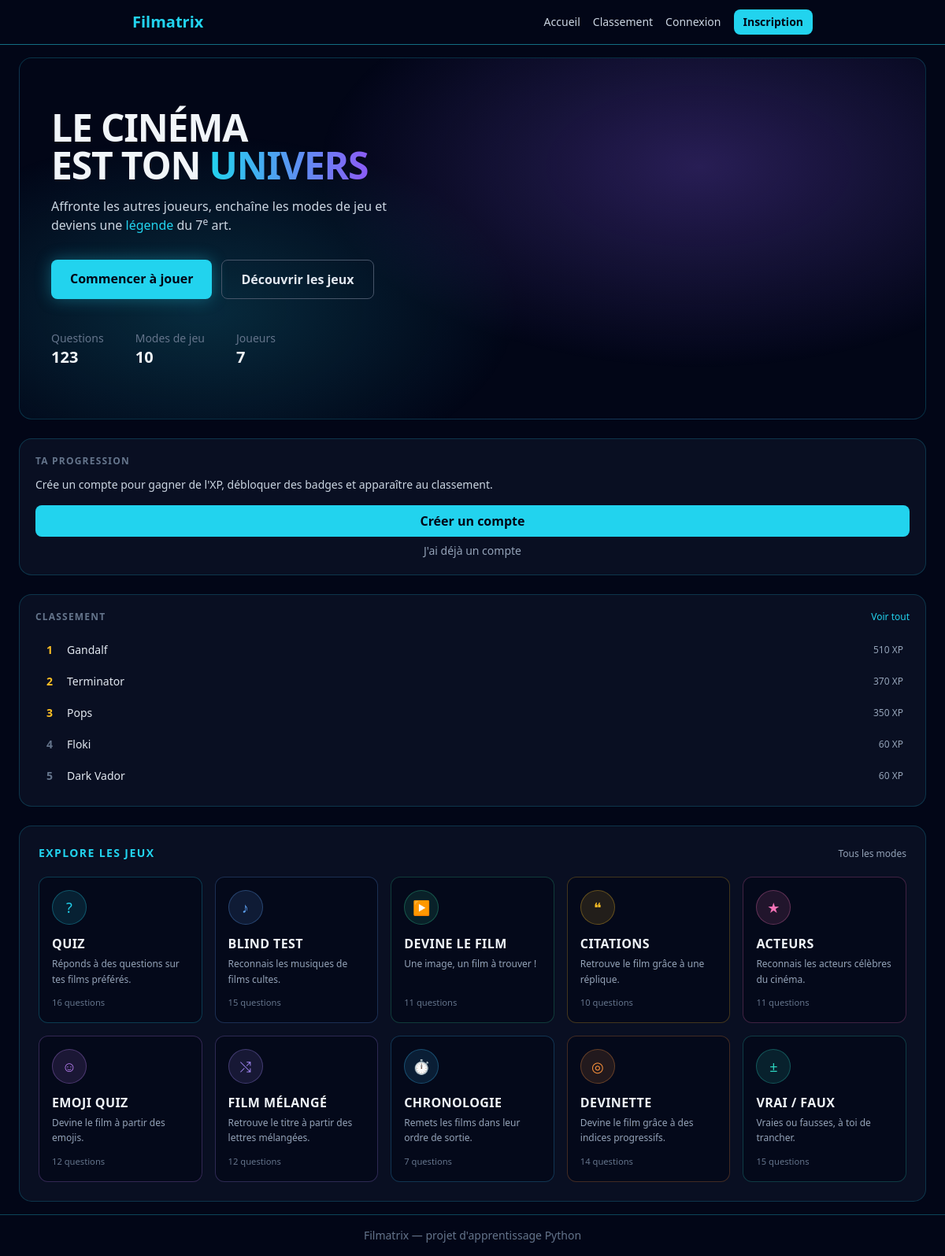
The page / on the database its author committed.
### src/models.py (models this page shows, shortened)
class User(db.Model, UserMixin):
    __tablename__ = "users"
    id = db.Column(db.Integer, primary_key=True)
    username = db.Column(db.String(50), unique=True, nullable=False)
    email = db.Column(db.String(120), unique=True, nullable=False)
    password_hash = db.Column(db.String(255), nullable=False)
    total_xp = db.Column(db.Integer, nullable=False, default=0)
    coins = db.Column(db.Integer, nullable=False, default=0)
    equipped_title = db.Column(db.String(50), nullable=True)
    is_admin = db.Column(db.Boolean, nullable=False, default=False)
    avatar = db.Column(db.String(10), nullable=True)
    bio = db.Column(db.String(280), nullable=True)

### app.py (the view)
    @app.route("/")
    def home() -> str:
        question_counts = dict(
            db.session.query(Question.mode, func.count(Question.id))
            .group_by(Question.mode)
            .all()
        )
        playable_modes = [
            dict(mode, question_count=question_counts.get(mode["slug"], 0))
            for mode in GAME_MODES
            if question_counts.get(mode["slug"], 0) > 0
        ]
        top_players = User.query.order_by(User.total_xp.desc()).limit(5).all()
        level_info = None
        correct_count = 0
        if current_user.is_authenticated:
            level_info = calculate_level(current_user.total_xp)
            correct_count = Attempt.query.filter_by(
                user_id=current_user.id, is_correct=True
            ).count()
        return render_template(
            "accueil.html",
            modes=playable_modes,
            top_players=top_players,
            level_info=level_info,
            correct_count=correct_count,
            total_questions=sum(question_counts.values()),
            total_players=User.query.count(),
        )

### templates/accueil.html
{% extends "base.html" %}
{% block content %}
<div class="max-w-6xl mx-auto flex flex-col gap-6">
    <div class="grid gap-6 xl:grid-cols-[1fr_20rem] items-start">
        <section class="hero-glow relative overflow-hidden rounded-2xl border border-cyan-400/20 bg-slate-900/60 px-6 py-12 sm:px-10 sm:py-16">
            <h1 class="text-4xl sm:text-5xl font-extrabold leading-tight tracking-tight">
                LE CINÉMA<br>
                EST TON
                <span class="bg-gradient-to-r from-cyan-400 to-violet-500 bg-clip-text text-transparent">UNIVERS</span>
            </h1>
            <p class="mt-4 max-w-md text-slate-300">
                Affronte les autres joueurs, enchaîne les modes de jeu
                et deviens une <span class="text-cyan-400">légende</span> du 7<sup>e</sup> art.
            </p>
            <div class="mt-8 flex flex-wrap gap-3">
                <a href="{{ url_for('modes') }}"
                   class="bg-cyan-400 hover:bg-cyan-300 text-slate-950 font-bold px-6 py-3 rounded-lg shadow-[0_0_20px_rgba(34,211,238,0.35)] transition">
                    Commencer à jouer
                </a>
                <a href="#modes"
                   class="border border-slate-600 hover:border-cyan-400 hover:text-cyan-400 text-slate-200 font-bold px-6 py-3 rounded-lg transition">
                    Découvrir les jeux
                </a>
            </div>
            <dl class="mt-10 flex flex-wrap gap-x-10 gap-y-4 text-sm">
                <div>
                    <dt class="text-slate-500">Questions</dt>
                    <dd class="text-xl font-bold text-slate-100">{{ total_questions }}</dd>
                </div>
                <div>
                    <dt class="text-slate-500">Modes de jeu</dt>
                    <dd class="text-xl font-bold text-slate-100">{{ modes | length }}</dd>
                </div>
                <div>
                    <dt class="text-slate-500">Joueurs</dt>
                    <dd class="text-xl font-bold text-slate-100">{{ total_players }}</dd>
                </div>
            </dl>
        </section>
        <aside class="flex flex-col gap-6">
            {% if current_user.is_authenticated %}
            <section class="rounded-2xl border border-cyan-400/20 bg-slate-900/60 p-5">
                <h2 class="text-xs font-bold uppercase tracking-widest text-slate-500 mb-4">Progression</h2>
                <div class="flex items-center gap-4">
                    <div class="flex h-16 w-16 shrink-0 items-center justify-center rounded-full border-2 border-cyan-400 text-2xl font-extrabold text-cyan-400">
                        {{ level_info.level }}
                    </div>
                    <div class="min-w-0 flex-1">
                        <p class="font-bold">Niveau {{ level_info.level }}</p>
                        <div class="mt-2 h-2 w-full overflow-hidden rounded-full bg-slate-800">
                            <div class="h-2 rounded-full bg-gradient-to-r from-cyan-400 to-violet-500"
                                 style="width: {{ (level_info.xp_in_current_level / level_info.xp_for_next_level * 100) | round(1) }}%"></div>
                        </div>
                        <p class="mt-1 text-xs text-slate-500">
                            {{ level_info.xp_in_current_level }} / {{ level_info.xp_for_next_level }} XP
                        </p>
                    </div>
                </div>
                <div class="mt-5 grid grid-cols-3 gap-2 border-t border-slate-800 pt-4 text-center">
                    <div>
                        <p class="text-lg font-bold text-amber-400">{{ current_user.coins }}</p>
                        <p class="text-[0.65rem] uppercase tracking-wider text-slate-500">Pièces</p>
                    </div>
                    <div>
                        <p class="text-lg font-bold text-violet-400">{{ current_user.badges | length }}</p>
                        <p class="text-[0.65rem] uppercase tracking-wider text-slate-500">Badges</p>
                    </div>
                    <div>
                        <p class="text-lg font-bold text-emerald-400">{{ correct_count }}</p>
                        <p class="text-[0.65rem] uppercase tracking-wider text-slate-500">Réussies</p>
                    </div>
                </div>
            </section>
            {% else %}
            <section class="rounded-2xl border border-cyan-400/20 bg-slate-900/60 p-5">
                <h2 class="text-xs font-bold uppercase tracking-widest text-slate-500 mb-3">Ta progression</h2>
                <p class="text-sm text-slate-300">
                    Crée un compte pour gagner de l'XP, débloquer des badges
                    et apparaître au classement.
                </p>
                <a href="{{ url_for('register') }}"
                   class="mt-4 block rounded-lg bg-cyan-400 px-4 py-2 text-center font-bold text-slate-950 transition hover:bg-cyan-300">
                    Créer un compte
                </a>
                <a href="{{ url_for('login') }}"
                   class="mt-2 block text-center text-sm text-slate-400 transition hover:text-cyan-400">
                    J'ai déjà un compte
                </a>
            </section>
            {% endif %}
            <section class="rounded-2xl border border-cyan-400/20 bg-slate-900/60 p-5">
                <div class="mb-4 flex items-baseline justify-between">
                    <h2 class="text-xs font-bold uppercase tracking-widest text-slate-500">Classement</h2>
                    <a href="{{ url_for('leaderboard') }}" class="text-xs text-cyan-400 transition hover:text-cyan-300">
                        Voir tout
                    </a>
                </div>
                {% if top_players %}
                <ol class="flex flex-col gap-1">
                    {% for player in top_players %}
                    {% set is_me = current_user.is_authenticated and player.id == current_user.id %}
                    <li class="flex items-center gap-3 rounded-lg px-2 py-2 text-sm {% if is_me %}bg-cyan-400/10 ring-1 ring-cyan-400/40{% endif %}">
                        <span class="w-5 shrink-0 text-center font-bold {% if loop.index <= 3 %}text-amber-400{% else %}text-slate-500{% endif %}">
                            {{ loop.index }}
                        </span>
                        <span class="min-w-0 flex-1 truncate {% if is_me %}text-cyan-300 font-bold{% else %}text-slate-200{% endif %}">
                            {{ player.username }}
                        </span>
                        <span class="shrink-0 text-xs text-slate-400">{{ player.total_xp }} XP</span>
                    </li>
                    {% endfor %}
                </ol>
                {% else %}
                <p class="text-sm text-slate-500">Aucun joueur classé pour le moment.</p>
                {% endif %}
            </section>
        </aside>
    </div>
    <section id="modes" class="rounded-2xl border border-cyan-400/20 bg-slate-900/60 p-5 sm:p-6">
        <div class="mb-5 flex items-baseline justify-between">
            <h2 class="text-sm font-bold uppercase tracking-widest text-cyan-400">Explore les jeux</h2>
            <a href="{{ url_for('modes') }}" class="text-xs text-slate-400 transition hover:text-cyan-400">
                Tous les modes
            </a>
        </div>
        {% if modes %}
        <div class="grid grid-cols-2 gap-4 sm:grid-cols-3 lg:grid-cols-5">
            {% for mode in modes %}
            <a href="{{ url_for('quiz', mode=mode.slug, position=1) }}"
               style="--accent: {{ mode.accent }}"
               class="accent-card flex flex-col rounded-xl border bg-slate-950/60 p-4 transition">
                <span class="accent-icon mb-3 flex h-11 w-11 items-center justify-center rounded-full border text-lg">
                    {{ mode.icon }}
                </span>
                <p class="font-bold uppercase tracking-wide text-slate-100">{{ mode.name }}</p>
                <p class="mt-1 flex-1 text-xs leading-relaxed text-slate-400">{{ mode.description }}</p>
                <p class="mt-3 text-[0.7rem] text-slate-500">
                    {{ mode.question_count }} question{{ 's' if mode.question_count > 1 else '' }}
                </p>
            </a>
            {% endfor %}
        </div>
        {% else %}
        <p class="text-sm text-slate-500">
            Aucune question en base pour le moment. Lance <code class="text-slate-400">seed_db.py</code> pour en charger.
        </p>
        {% endif %}
    </section>
</div>
{% endblock %}

### templates/base.html (style rules this page uses)
.hero-glow { background: radial-gradient(60% 80% at 75% 30%, rgba(139, 92, 246, 0.28), transparent 70%), radial-gradient(50% 70% at 20% 70%, rgba(34, 211, 238, 0.18), transparent 70%); }
.accent-card { border-color: color-mix(in srgb, var(--accent) 25%, transparent); }
.accent-icon { color: var(--accent); background-color: color-mix(in srgb, var(--accent) 12%, transparent); border-color: color-mix(in srgb, var(--accent) 30%, transparent); }

### rows shown on the page
User: username "Gandalf", total_xp "510"
User: username "Terminator", total_xp "370"
User: username "Pops", total_xp "350"
User: username "Floki", total_xp "60"
User: username "Dark Vador", total_xp "60"

### other values the page prints
{{ total_questions }} "123"
{{ modes | length }} "10"
{{ total_players }} "7"
{{ mode.icon }} "?" "♪" "▶" "❝" "★" "☺" "⤭" "⏱" "◎" "±"
{{ mode.name }} "QUIZ" "BLIND TEST" "DEVINE LE FILM" "CITATIONS" "ACTEURS" "EMOJI QUIZ" "FILM MÉLANGÉ" "CHRONOLOGIE" "DEVINETTE" "VRAI / FAUX"
{{ mode.description }} "Réponds à des questions sur tes films préférés." "Reconnais les musiques de films cultes." "Une image, un film à trouver !" "Retrouve le film grâce à une réplique." "Reconnais les acteurs célèbres du cinéma." "Devine le film à partir des emojis." "Retrouve le titre à partir des lettres mélangées." "Remets les films dans leur ordre de sortie." "Devine le film grâce à des indices progressifs." "Vraies ou fausses, à toi de trancher."
{{ mode.question_count }} "16" "15" "11" "10" "11" "12" "12" "7" "14" "15"
{{ 's' if mode.question_count > 1 else '' }} "s" "s" "s" "s" "s" "s" "s" "s" "s" "s"
